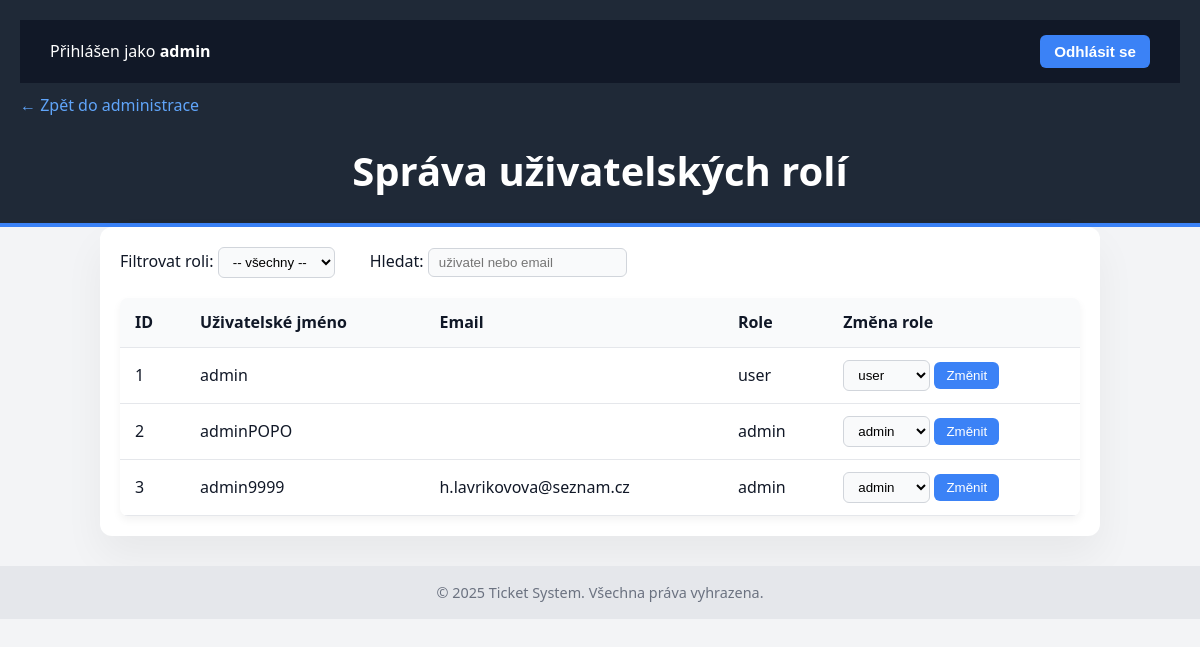
Page /roles.php (signed in) on the committed database.
### tables this page shows
CREATE TABLE `users` (
  `id` int(11) NOT NULL,
  `username` varchar(50) NOT NULL,
  `email` varchar(255) NOT NULL,
  `password` varchar(255) NOT NULL,
  `role` enum('user','admin') NOT NULL DEFAULT 'user',
  `created_at` timestamp NOT NULL DEFAULT current_timestamp()
);

### roles.php (the view, shortened to what this page needs)
<?php
require 'db.php';
$search = $_GET['search'] ?? '';
$where = [];
$whereSQL = !empty($where) ? "WHERE " . implode(" AND ", $where) : "";
$users = $conn->query("SELECT id, username, email, role FROM users $whereSQL");
?>
<!DOCTYPE html>
<html lang="cs">
<head>
    <link rel="stylesheet" href="css/style.css">
</head>
<body>
<header>
    <div class="login-box">
        <p>Přihlášen jako <strong><?php echo htmlspecialchars($_SESSION['username']); ?></strong></p>
        <form action="logout.php" method="POST"><button type="submit">Odhlásit se</button></form>
    </div>
    <nav style="margin-top: 10px;">
        <a href="admin.php">← Zpět do administrace</a>
    </nav>
    <h1>Správa uživatelských rolí</h1>
</header>
<main>
    <form method="GET" style="margin-bottom: 20px; display: flex; gap: 20px; align-items: center;">
        <label>Filtrovat roli:
            <select name="filter_role" onchange="this.form.submit()">
                <option value="">-- všechny --</option>
            </select>
        </label>
        <label>Hledat:
            <input type="text" name="search" placeholder="uživatel nebo email" value="<?php echo htmlspecialchars($search); ?>">
        </label>
    </form>
    <table>
        <thead>
            <tr>
                <th>ID</th>
                <th>Uživatelské jméno</th>
                <th>Email</th>
                <th>Role</th>
                <th>Změna role</th>
            </tr>
        </thead>
        <tbody>
            <?php while ($user = $users->fetch_assoc()): ?>
            <tr>
                <td><?php echo $user['id']; ?></td>
                <td><?php echo htmlspecialchars($user['username']); ?></td>
                <td><?php echo htmlspecialchars($user['email']); ?></td>
                <td><?php echo htmlspecialchars($user['role']); ?></td>
                <td>
                    <form method="POST" style="display:inline-block;">
                        <select name="new_role">
                            <option value="user" <?php if ($user['role'] === 'user') echo 'selected'; ?>>user</option>
                            <option value="admin" <?php if ($user['role'] === 'admin') echo 'selected'; ?>>admin</option>
                        </select>
                        <button type="submit">Změnit</button>
                    </form>
                </td>
            </tr>
            <?php endwhile; ?>
        </tbody>
    </table>
</main>
<footer>
    <p>&copy; 2025 Ticket System. Všechna práva vyhrazena.</p>
</footer>
</body>
</html>

### css/style.css (style rules this page uses)
* { margin: 0; padding: 0; box-sizing: border-box; }
body { font-family: 'Inter', sans-serif; background-color: #f9fafb; color: #1f2937; line-height: 1.6; }
header { background-color: #1f2937; color: white; padding: 20px; border-bottom: 4px solid #3b82f6; }
header h1 { font-size: 2.5rem; font-weight: 700; text-align: center; margin-top: 20px; }
.login-box { background-color: #111827; padding: 15px 30px; display: flex; justify-content: space-between; align-items: center; flex-wrap: wrap; color: white; }
.login-box form { display: flex; gap: 10px; flex-wrap: wrap; align-items: center; }
.login-box button { background-color: #3b82f6; color: white; padding: 8px 14px; border: none; border-radius: 6px; font-size: 0.95rem; font-weight: bold; cursor: pointer; transition: background-color 0.3s ease; }
.login-box p { margin: 0 10px 0 0; }
main { max-width: 800px; margin: 40px auto; background: white; padding: 40px; border-radius: 12px; box-shadow: 0 20px 40px rgba(0, 0, 0, 0.05); }
footer { text-align: center; padding: 20px; background-color: #e5e7eb; margin-top: 60px; font-size: 0.9rem; color: #6b7280; }
a { color: #3b82f6; text-decoration: none; }

### roles.php (style rules this page uses)
body { font-family: 'Segoe UI', Tahoma, Geneva, Verdana, sans-serif; background-color: #f3f4f6; color: #111827; margin: 0; padding: 0; }
header { background-color: #1f2937; color: white; padding: 20px; }
.login-box { display: flex; justify-content: space-between; align-items: center; }
nav a { color: #60a5fa; margin-right: 10px; text-decoration: none; }
main { padding: 20px; max-width: 1000px; margin: auto; }
table { width: 100%; border-collapse: collapse; background: white; border-radius: 8px; overflow: hidden; box-shadow: 0 4px 8px rgba(0,0,0,0.05); }
th, td { padding: 12px 15px; border-bottom: 1px solid #e5e7eb; text-align: left; }
th { background-color: #f9fafb; }
form { margin: 0; }
button { background-color: #3b82f6; border: none; color: white; padding: 6px 12px; border-radius: 6px; cursor: pointer; }
select, input[type="text"] { padding: 6px 10px; border-radius: 6px; border: 1px solid #d1d5db; background-color: #f9fafb; }
label { margin-right: 15px; }
footer { background: #e5e7eb; text-align: center; padding: 15px; font-size: 0.9rem; color: #6b7280; margin-top: 30px; }

### rows in the picture
users: id "1", username "admin", role "user", new_role "user"
users: id "2", username "adminPOPO", role "admin", new_role "admin"
users: id "3", username "admin9999", email "h.lavrikovova@seznam.cz", role "admin", new_role "admin"

### other values in the picture
$_SESSION['username'] "admin"
